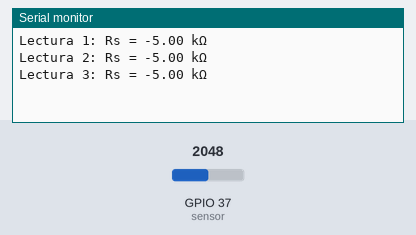
Recording of a sketch running on a simulated ESP32. Shown: the last lines printed to the serial monitor. The test bench sets the inputs (shaded band); at power-on: GPIO 37 (sensor) = 2048.

Above: at 1.3 s.
1.4 s: GPIO 37 (sensor) set to 0
At 1.9 s:
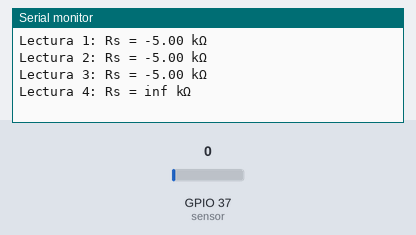
3.5 s: GPIO 37 (sensor) set to 491
At 3.9 s:
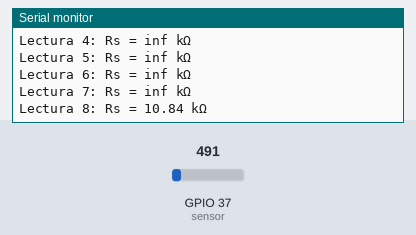

The sketch:

R0.ino
```cpp
#define sensor A1
#define RL 10.0
#define factordatasheet 9.6

int cantmuestra = 50;

void setup() {
  Serial.begin(9600);

  float ro = calibrarRo();

  Serial.print("Valor estimado de Ro: ");
  Serial.print(ro, 2);
  Serial.println(" kΩ");
}

void loop() {

}

float calcularRs() {
  int adcValue = analogRead(sensor);
  float voltage = (adcValue / 1023.0) * 5.0;
  float rs = (5.0 - voltage) / voltage * RL;
  return rs;
}


float calibrarRo() {
  float rsTotal = 0.0;
  for (int i = 0; i < cantmuestra; i++) {
    float rs = calcularRs();
    rsTotal += rs;
    Serial.print("Lectura ");
    Serial.print(i + 1);
    Serial.print(": Rs = ");
    Serial.print(rs, 2);
    Serial.println(" kΩ");
    delay(500);
  }
  float rsProm = rsTotal / cantmuestra;
  float ro = rsProm / factordatasheet;
  return ro;
}
```

Measured:
- after the input at 1.4 s, the serial monitor: prints a new line after 0.10 s (image 1)
- after the input at 3.5 s, the serial monitor: prints a new line at once (image 2)
